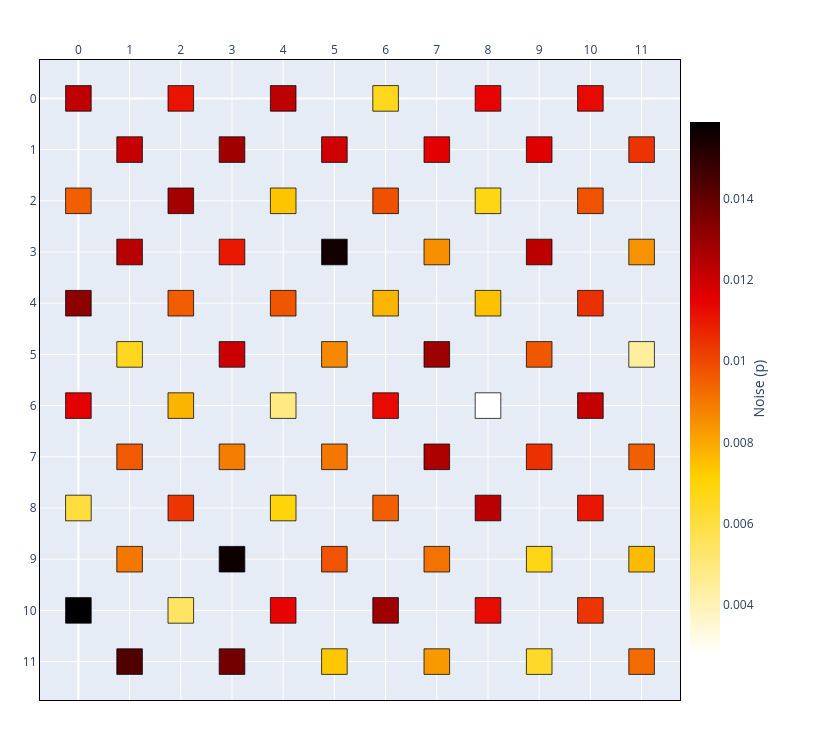

The code cell stored with this chart in its notebook:
### Markdown cell above
## 3. Noise models

Real superconducting processors are heterogeneous: physical error rates vary
substantially across the lattice and are frequently correlated in space. Modeling this
heterogeneity faithfully is precisely why qSNOW represents noise as a per-qubit field
rather than a single global parameter.

Every qubit carries a `NoiseProfile` exposing a physical error rate `p` (a bounded float
on `[0, 0.75]`). `Chip` provides a family of *samplers* that populate `p` across the
lattice, each recording its parameters in the chip's metadata for provenance:

- **`generate_uniform_noise(p)`** — a homogeneous field; every qubit shares a single `p`.
- **`generate_random_noise(range)`** — independent draws from a uniform distribution
  over `range`.
- **`generate_gaussian_noise(mean, deviation)`** — independent draws from a truncated
  Gaussian.
- **`generate_derived_contour_noise(mean, deviation, slope=...)`** — a *spatially
  correlated* gradient, in which each site's error rate is derived from a smoothed
  neighborhood average, producing the contoured, non-i.i.d. structure characteristic of
  real devices.

Each sampler also populates the chip's **couplers**, deriving each edge's rate from the
two qubits it joins (section 6); each accepts a `seed` for reproducibility. Below we visualize the
three non-trivial fields with `noise_heatmap_style`, moving from fully independent
(Gaussian, random) to spatially correlated (contour).

### Code cell
# (a) Truncated-Gaussian field: i.i.d. draws about a target mean.
chip = Chip(6, 6)
chip.generate_gaussian_noise(mean=0.010, deviation=0.003, seed=42)

print("noise model :", chip.summary()["noise_model"])
print("p at (2, 2) :", chip.loc((2, 2)).noise.p)
chip.show(style=noise_heatmap_style(chip))

### Figure 1 — Plotly figure (JSON) as saved in the notebook; plotly's stock layout.template omitted (floating-point values rounded to 4 significant figures)
{"data": [{"hoverinfo": "text", "hovertext": ["(0, 0)<br>status=INACTIVE<br>noise=0.0123", "(0, 2)<br>status=INACTIVE<br>noise=0.0095", "(0, 4)<br>status=INACTIVE<br>noise=0.0132", "(0, 6)<br>status=INACTIVE<br>noise=0.0115", "(0, 8)<br>status=INACTIVE<br>noise=0.0061", "(0, 10)<br>status=INACTIVE<br>noise=0.0159", "(1, 1)<br>status=INACTIVE<br>noise=0.0121", "(1, 3)<br>status=INACTIVE<br>noise=0.0124", "(1, 5)<br>status=INACTIVE<br>noise=0.0066", "(1, 7)<br>status=INACTIVE<br>noise=0.0096", "(1, 9)<br>status=INACTIVE<br>noise=0.0090", "(1, 11)<br>status=INACTIVE<br>noise=0.0144", "(2, 0)<br>status=INACTIVE<br>noise=0.0111", "(2, 2)<br>status=INACTIVE<br>noise=0.0128", "(2, 4)<br>status=INACTIVE<br>noise=0.0096", "(2, 6)<br>status=INACTIVE<br>noise=0.0078", "(2, 8)<br>status=INACTIVE<br>noise=0.0104", "(2, 10)<br>status=INACTIVE<br>noise=0.0054", "(3, 1)<br>status=INACTIVE<br>noise=0.0128", "(3, 3)<br>status=INACTIVE<br>noise=0.0110", "(3, 5)<br>status=INACTIVE<br>noise=0.0121", "(3, 7)<br>status=INACTIVE<br>noise=0.0089", "(3, 9)<br>status=INACTIVE<br>noise=0.0157", "(3, 11)<br>status=INACTIVE<br>noise=0.0137", "(4, 0)<br>status=INACTIVE<br>noise=0.0123", "(4, 2)<br>status=INACTIVE<br>noise=0.0074", "(4, 4)<br>status=INACTIVE<br>noise=0.0097", "(4, 6)<br>status=INACTIVE<br>noise=0.0049", "(4, 8)<br>status=INACTIVE<br>noise=0.0069", "(4, 10)<br>status=INACTIVE<br>noise=0.0114", "(5, 1)<br>status=INACTIVE<br>noise=0.0120", "(5, 3)<br>status=INACTIVE<br>noise=0.0155", "(5, 5)<br>status=INACTIVE<br>noise=0.0086", "(5, 7)<br>status=INACTIVE<br>noise=0.0090", "(5, 9)<br>status=INACTIVE<br>noise=0.0098", "(5, 11)<br>status=INACTIVE<br>noise=0.0074", "(6, 0)<br>status=INACTIVE<br>noise=0.0066", "(6, 2)<br>status=INACTIVE<br>noise=0.0098", "(6, 4)<br>status=INACTIVE<br>noise=0.0078", "(6, 6)<br>status=INACTIVE<br>noise=0.0113", "(6, 8)<br>status=INACTIVE<br>noise=0.0095", "(6, 10)<br>status=INACTIVE<br>noise=0.0129", "(7, 1)<br>status=INACTIVE<br>noise=0.0116", "(7, 3)<br>status=INACTIVE<br>noise=0.0085", "(7, 5)<br>status=INACTIVE<br>noise=0.0129", "(7, 7)<br>status=INACTIVE<br>noise=0.0126", "(7, 9)<br>status=INACTIVE<br>noise=0.0091", "(7, 11)<br>status=INACTIVE<br>noise=0.0083", "(8, 0)<br>status=INACTIVE<br>noise=0.0114", "(8, 2)<br>status=INACTIVE<br>noise=0.0068", "(8, 4)<br>status=INACTIVE<br>noise=0.0075", "(8, 6)<br>status=INACTIVE<br>noise=0.0027", "(8, 8)<br>status=INACTIVE<br>noise=0.0124", "(8, 10)<br>status=INACTIVE<br>noise=0.0113", "(9, 1)<br>status=INACTIVE<br>noise=0.0116", "(9, 3)<br>status=INACTIVE<br>noise=0.0123", "(9, 5)<br>status=INACTIVE<br>noise=0.0097", "(9, 7)<br>status=INACTIVE<br>noise=0.0105", "(9, 9)<br>status=INACTIVE<br>noise=0.0068", "(9, 11)<br>status=INACTIVE<br>noise=0.0064", "(10, 0)<br>status=INACTIVE<br>noise=0.0113", "(10, 2)<br>status=INACTIVE<br>noise=0.0098", "(10, 4)<br>status=INACTIVE<br>noise=0.0105", "(10, 6)<br>status=INACTIVE<br>noise=0.0122", "(10, 8)<br>status=INACTIVE<br>noise=0.0110", "(10, 10)<br>status=INACTIVE<br>noise=0.0104", "(11, 1)<br>status=INACTIVE<br>noise=0.0104", "(11, 3)<br>status=INACTIVE<br>noise=0.0085", "(11, 5)<br>status=INACTIVE<br>noise=0.0044", "(11, 7)<br>status=INACTIVE<br>noise=0.0095", "(11, 9)<br>status=INACTIVE<br>noise=0.0076", "(11, 11)<br>status=INACTIVE<br>noise=0.0093"], "marker": {"cmax": 0.01591, "cmin": 0.00274, "color": [0.01226, 0.00954, 0.01322, 0.01155, 0.00606, 0.01591, 0.01213, 0.01238, 0.0066, 0.00963, 0.00901, 0.01436, 0.01111, 0.01278, 0.00957, 0.00776, 0.01041, 0.00544, 0.01284, 0.01101, 0.0121, 0.00888, 0.01567, 0.01373, 0.0123, 0.00742, 0.00975, 0.00489, 0.00695, 0.01143, 0.01198, 0.01554, 0.00865, 0.00901, 0.00977, 0.00736, 0.00663, 0.00982, 0.00776, 0.01132, 0.00953, 0.0129, 0.01158, 0.00854, 0.01289, 0.01258, 0.00914, 0.00833, 0.01143, 0.00676, 0.00748, 0.00274, 0.01239, 0.01128, 0.01162, 0.01232, 0.00969, 0.01052, 0.00676, 0.0064, 0.01131, 0.00978, 0.01049, 0.01217, 0.01103, 0.01041, 0.01045, 0.00846, 0.00441, 0.00952, 0.00763, 0.00931], "colorbar": {"len": 0.8649, "title": {"side": "right", "text": "Noise (p)"}, "x": 0.8649, "xanchor": "left", "y": 0.4865, "yanchor": "middle"}, "colorscale": [[0, "rgb(255,255,255)"], [0.3333, "rgb(255,210,0)"], [0.6667, "rgb(230,0,0)"], [1, "rgb(0,0,0)"]], "opacity": 0, "showscale": true, "size": 20}, "mode": "markers", "name": "qubits", "type": "scattergl", "x": [0, 0, 0, 0, 0, 0, 1, 1, 1, 1, 1, 1, 2, 2, 2, 2, 2, 2, 3, 3, 3, 3, 3, 3, 4, 4, 4, 4, 4, 4, 5, 5, 5, 5, 5, 5, 6, 6, 6, 6, 6, 6, 7, 7, 7, 7, 7, 7, 8, 8, 8, 8, 8, 8, 9, 9, 9, 9, 9, 9, 10, 10, 10, 10, 10, 10, 11, 11, 11, 11, 11, 11], "y": [0, 2, 4, 6, 8, 10, 1, 3, 5, 7, 9, 11, 0, 2, 4, 6, 8, 10, 1, 3, 5, 7, 9, 11, 0, 2, 4, 6, 8, 10, 1, 3, 5, 7, 9, 11, 0, 2, 4, 6, 8, 10, 1, 3, 5, 7, 9, 11, 0, 2, 4, 6, 8, 10, 1, 3, 5, 7, 9, 11, 0, 2, 4, 6, 8, 10, 1, 3, 5, 7, 9, 11]}], "layout": {"height": 740, "margin": {"b": 40, "l": 40, "r": 40, "t": 60}, "shapes": [{"fillcolor": "rgb(191, 0, 0)", "layer": "above", "line": {"color": "black", "width": 0.75}, "opacity": 1, "type": "rect", "x0": -0.25, "x1": 0.25, "y0": -0.25, "y1": 0.25}, {"fillcolor": "rgb(241, 95, 0)", "layer": "above", "line": {"color": "black", "width": 0.75}, "opacity": 1, "type": "rect", "x0": -0.25, "x1": 0.25, "y0": 1.75, "y1": 2.25}, {"fillcolor": "rgb(141, 0, 0)", "layer": "above", "line": {"color": "black", "width": 0.75}, "opacity": 1, "type": "rect", "x0": -0.25, "x1": 0.25, "y0": 3.75, "y1": 4.25}, {"fillcolor": "rgb(228, 0, 0)", "layer": "above", "line": {"color": "black", "width": 0.75}, "opacity": 1, "type": "rect", "x0": -0.25, "x1": 0.25, "y0": 5.75, "y1": 6.25}, {"fillcolor": "rgb(255, 221, 62)", "layer": "above", "line": {"color": "black", "width": 0.75}, "opacity": 1, "type": "rect", "x0": -0.25, "x1": 0.25, "y0": 7.75, "y1": 8.25}, {"fillcolor": "rgb(0, 0, 0)", "layer": "above", "line": {"color": "black", "width": 0.75}, "opacity": 1, "type": "rect", "x0": -0.25, "x1": 0.25, "y0": 9.75, "y1": 10.25}, {"fillcolor": "rgb(198, 0, 0)", "layer": "above", "line": {"color": "black", "width": 0.75}, "opacity": 1, "type": "rect", "x0": 0.75, "x1": 1.25, "y0": 0.75, "y1": 1.25}, {"fillcolor": "rgb(185, 0, 0)", "layer": "above", "line": {"color": "black", "width": 0.75}, "opacity": 1, "type": "rect", "x0": 0.75, "x1": 1.25, "y0": 2.75, "y1": 3.25}, {"fillcolor": "rgb(255, 215, 31)", "layer": "above", "line": {"color": "black", "width": 0.75}, "opacity": 1, "type": "rect", "x0": 0.75, "x1": 1.25, "y0": 4.75, "y1": 5.25}, {"fillcolor": "rgb(241, 90, 0)", "layer": "above", "line": {"color": "black", "width": 0.75}, "opacity": 1, "type": "rect", "x0": 0.75, "x1": 1.25, "y0": 6.75, "y1": 7.25}, {"fillcolor": "rgb(244, 120, 0)", "layer": "above", "line": {"color": "black", "width": 0.75}, "opacity": 1, "type": "rect", "x0": 0.75, "x1": 1.25, "y0": 8.75, "y1": 9.25}, {"fillcolor": "rgb(81, 0, 0)", "layer": "above", "line": {"color": "black", "width": 0.75}, "opacity": 1, "type": "rect", "x0": 0.75, "x1": 1.25, "y0": 10.75, "y1": 11.25}, {"fillcolor": "rgb(232, 20, 0)", "layer": "above", "line": {"color": "black", "width": 0.75}, "opacity": 1, "type": "rect", "x0": 1.75, "x1": 2.25, "y0": -0.25, "y1": 0.25}, {"fillcolor": "rgb(164, 0, 0)", "layer": "above", "line": {"color": "black", "width": 0.75}, "opacity": 1, "type": "rect", "x0": 1.75, "x1": 2.25, "y0": 1.75, "y1": 2.25}, {"fillcolor": "rgb(241, 93, 0)", "layer": "above", "line": {"color": "black", "width": 0.75}, "opacity": 1, "type": "rect", "x0": 1.75, "x1": 2.25, "y0": 3.75, "y1": 4.25}, {"fillcolor": "rgb(251, 180, 0)", "layer": "above", "line": {"color": "black", "width": 0.75}, "opacity": 1, "type": "rect", "x0": 1.75, "x1": 2.25, "y0": 5.75, "y1": 6.25}, {"fillcolor": "rgb(236, 53, 0)", "layer": "above", "line": {"color": "black", "width": 0.75}, "opacity": 1, "type": "rect", "x0": 1.75, "x1": 2.25, "y0": 7.75, "y1": 8.25}, {"fillcolor": "rgb(255, 227, 98)", "layer": "above", "line": {"color": "black", "width": 0.75}, "opacity": 1, "type": "rect", "x0": 1.75, "x1": 2.25, "y0": 9.75, "y1": 10.25}, {"fillcolor": "rgb(161, 0, 0)", "layer": "above", "line": {"color": "black", "width": 0.75}, "opacity": 1, "type": "rect", "x0": 2.75, "x1": 3.25, "y0": 0.75, "y1": 1.25}, {"fillcolor": "rgb(233, 24, 0)", "layer": "above", "line": {"color": "black", "width": 0.75}, "opacity": 1, "type": "rect", "x0": 2.75, "x1": 3.25, "y0": 2.75, "y1": 3.25}, {"fillcolor": "rgb(200, 0, 0)", "layer": "above", "line": {"color": "black", "width": 0.75}, "opacity": 1, "type": "rect", "x0": 2.75, "x1": 3.25, "y0": 4.75, "y1": 5.25}, {"fillcolor": "rgb(245, 126, 0)", "layer": "above", "line": {"color": "black", "width": 0.75}, "opacity": 1, "type": "rect", "x0": 2.75, "x1": 3.25, "y0": 6.75, "y1": 7.25}, {"fillcolor": "rgb(13, 0, 0)", "layer": "above", "line": {"color": "black", "width": 0.75}, "opacity": 1, "type": "rect", "x0": 2.75, "x1": 3.25, "y0": 8.75, "y1": 9.25}, {"fillcolor": "rgb(114, 0, 0)", "layer": "above", "line": {"color": "black", "width": 0.75}, "opacity": 1, "type": "rect", "x0": 2.75, "x1": 3.25, "y0": 10.75, "y1": 11.25}, {"fillcolor": "rgb(189, 0, 0)", "layer": "above", "line": {"color": "black", "width": 0.75}, "opacity": 1, "type": "rect", "x0": 3.75, "x1": 4.25, "y0": -0.25, "y1": 0.25}, {"fillcolor": "rgb(253, 196, 0)", "layer": "above", "line": {"color": "black", "width": 0.75}, "opacity": 1, "type": "rect", "x0": 3.75, "x1": 4.25, "y0": 1.75, "y1": 2.25}, {"fillcolor": "rgb(240, 85, 0)", "layer": "above", "line": {"color": "black", "width": 0.75}, "opacity": 1, "type": "rect", "x0": 3.75, "x1": 4.25, "y0": 3.75, "y1": 4.25}, {"fillcolor": "rgb(255, 233, 130)", "layer": "above", "line": {"color": "black", "width": 0.75}, "opacity": 1, "type": "rect", "x0": 3.75, "x1": 4.25, "y0": 5.75, "y1": 6.25}, {"fillcolor": "rgb(255, 212, 10)", "layer": "above", "line": {"color": "black", "width": 0.75}, "opacity": 1, "type": "rect", "x0": 3.75, "x1": 4.25, "y0": 7.75, "y1": 8.25}, {"fillcolor": "rgb(231, 4, 0)", "layer": "above", "line": {"color": "black", "width": 0.75}, "opacity": 1, "type": "rect", "x0": 3.75, "x1": 4.25, "y0": 9.75, "y1": 10.25}, {"fillcolor": "rgb(206, 0, 0)", "layer": "above", "line": {"color": "black", "width": 0.75}, "opacity": 1, "type": "rect", "x0": 4.75, "x1": 5.25, "y0": 0.75, "y1": 1.25}, {"fillcolor": "rgb(19, 0, 0)", "layer": "above", "line": {"color": "black", "width": 0.75}, "opacity": 1, "type": "rect", "x0": 4.75, "x1": 5.25, "y0": 2.75, "y1": 3.25}, {"fillcolor": "rgb(246, 137, 0)", "layer": "above", "line": {"color": "black", "width": 0.75}, "opacity": 1, "type": "rect", "x0": 4.75, "x1": 5.25, "y0": 4.75, "y1": 5.25}, {"fillcolor": "rgb(244, 120, 0)", "layer": "above", "line": {"color": "black", "width": 0.75}, "opacity": 1, "type": "rect", "x0": 4.75, "x1": 5.25, "y0": 6.75, "y1": 7.25}, {"fillcolor": "rgb(240, 84, 0)", "layer": "above", "line": {"color": "black", "width": 0.75}, "opacity": 1, "type": "rect", "x0": 4.75, "x1": 5.25, "y0": 8.75, "y1": 9.25}, {"fillcolor": "rgb(254, 199, 0)", "layer": "above", "line": {"color": "black", "width": 0.75}, "opacity": 1, "type": "rect", "x0": 4.75, "x1": 5.25, "y0": 10.75, "y1": 11.25}, {"fillcolor": "rgb(255, 215, 29)", "layer": "above", "line": {"color": "black", "width": 0.75}, "opacity": 1, "type": "rect", "x0": 5.75, "x1": 6.25, "y0": -0.25, "y1": 0.25}, {"fillcolor": "rgb(240, 81, 0)", "layer": "above", "line": {"color": "black", "width": 0.75}, "opacity": 1, "type": "rect", "x0": 5.75, "x1": 6.25, "y0": 1.75, "y1": 2.25}, {"fillcolor": "rgb(251, 180, 0)", "layer": "above", "line": {"color": "black", "width": 0.75}, "opacity": 1, "type": "rect", "x0": 5.75, "x1": 6.25, "y0": 3.75, "y1": 4.25}, {"fillcolor": "rgb(231, 10, 0)", "layer": "above", "line": {"color": "black", "width": 0.75}, "opacity": 1, "type": "rect", "x0": 5.75, "x1": 6.25, "y0": 5.75, "y1": 6.25}, {"fillcolor": "rgb(241, 95, 0)", "layer": "above", "line": {"color": "black", "width": 0.75}, "opacity": 1, "type": "rect", "x0": 5.75, "x1": 6.25, "y0": 7.75, "y1": 8.25}, {"fillcolor": "rgb(158, 0, 0)", "layer": "above", "line": {"color": "black", "width": 0.75}, "opacity": 1, "type": "rect", "x0": 5.75, "x1": 6.25, "y0": 9.75, "y1": 10.25}, {"fillcolor": "rgb(227, 0, 0)", "layer": "above", "line": {"color": "black", "width": 0.75}, "opacity": 1, "type": "rect", "x0": 6.75, "x1": 7.25, "y0": 0.75, "y1": 1.25}, {"fillcolor": "rgb(247, 143, 0)", "layer": "above", "line": {"color": "black", "width": 0.75}, "opacity": 1, "type": "rect", "x0": 6.75, "x1": 7.25, "y0": 2.75, "y1": 3.25}, {"fillcolor": "rgb(158, 0, 0)", "layer": "above", "line": {"color": "black", "width": 0.75}, "opacity": 1, "type": "rect", "x0": 6.75, "x1": 7.25, "y0": 4.75, "y1": 5.25}, {"fillcolor": "rgb(174, 0, 0)", "layer": "above", "line": {"color": "black", "width": 0.75}, "opacity": 1, "type": "rect", "x0": 6.75, "x1": 7.25, "y0": 6.75, "y1": 7.25}, {"fillcolor": "rgb(244, 114, 0)", "layer": "above", "line": {"color": "black", "width": 0.75}, "opacity": 1, "type": "rect", "x0": 6.75, "x1": 7.25, "y0": 8.75, "y1": 9.25}, {"fillcolor": "rgb(248, 153, 0)", "layer": "above", "line": {"color": "black", "width": 0.75}, "opacity": 1, "type": "rect", "x0": 6.75, "x1": 7.25, "y0": 10.75, "y1": 11.25}, {"fillcolor": "rgb(231, 4, 0)", "layer": "above", "line": {"color": "black", "width": 0.75}, "opacity": 1, "type": "rect", "x0": 7.75, "x1": 8.25, "y0": -0.25, "y1": 0.25}, {"fillcolor": "rgb(255, 214, 21)", "layer": "above", "line": {"color": "black", "width": 0.75}, "opacity": 1, "type": "rect", "x0": 7.75, "x1": 8.25, "y0": 1.75, "y1": 2.25}, {"fillcolor": "rgb(253, 193, 0)", "layer": "above", "line": {"color": "black", "width": 0.75}, "opacity": 1, "type": "rect", "x0": 7.75, "x1": 8.25, "y0": 3.75, "y1": 4.25}, {"fillcolor": "rgb(255, 255, 255)", "layer": "above", "line": {"color": "black", "width": 0.75}, "opacity": 1, "type": "rect", "x0": 7.75, "x1": 8.25, "y0": 5.75, "y1": 6.25}, {"fillcolor": "rgb(184, 0, 0)", "layer": "above", "line": {"color": "black", "width": 0.75}, "opacity": 1, "type": "rect", "x0": 7.75, "x1": 8.25, "y0": 7.75, "y1": 8.25}, {"fillcolor": "rgb(231, 11, 0)", "layer": "above", "line": {"color": "black", "width": 0.75}, "opacity": 1, "type": "rect", "x0": 7.75, "x1": 8.25, "y0": 9.75, "y1": 10.25}, {"fillcolor": "rgb(225, 0, 0)", "layer": "above", "line": {"color": "black", "width": 0.75}, "opacity": 1, "type": "rect", "x0": 8.75, "x1": 9.25, "y0": 0.75, "y1": 1.25}, {"fillcolor": "rgb(188, 0, 0)", "layer": "above", "line": {"color": "black", "width": 0.75}, "opacity": 1, "type": "rect", "x0": 8.75, "x1": 9.25, "y0": 2.75, "y1": 3.25}, {"fillcolor": "rgb(240, 88, 0)", "layer": "above", "line": {"color": "black", "width": 0.75}, "opacity": 1, "type": "rect", "x0": 8.75, "x1": 9.25, "y0": 4.75, "y1": 5.25}, {"fillcolor": "rgb(236, 48, 0)", "layer": "above", "line": {"color": "black", "width": 0.75}, "opacity": 1, "type": "rect", "x0": 8.75, "x1": 9.25, "y0": 6.75, "y1": 7.25}, {"fillcolor": "rgb(255, 214, 21)", "layer": "above", "line": {"color": "black", "width": 0.75}, "opacity": 1, "type": "rect", "x0": 8.75, "x1": 9.25, "y0": 8.75, "y1": 9.25}, {"fillcolor": "rgb(255, 217, 42)", "layer": "above", "line": {"color": "black", "width": 0.75}, "opacity": 1, "type": "rect", "x0": 8.75, "x1": 9.25, "y0": 10.75, "y1": 11.25}, {"fillcolor": "rgb(231, 10, 0)", "layer": "above", "line": {"color": "black", "width": 0.75}, "opacity": 1, "type": "rect", "x0": 9.75, "x1": 10.25, "y0": -0.25, "y1": 0.25}, {"fillcolor": "rgb(240, 83, 0)", "layer": "above", "line": {"color": "black", "width": 0.75}, "opacity": 1, "type": "rect", "x0": 9.75, "x1": 10.25, "y0": 1.75, "y1": 2.25}, {"fillcolor": "rgb(236, 49, 0)", "layer": "above", "line": {"color": "black", "width": 0.75}, "opacity": 1, "type": "rect", "x0": 9.75, "x1": 10.25, "y0": 3.75, "y1": 4.25}, {"fillcolor": "rgb(196, 0, 0)", "layer": "above", "line": {"color": "black", "width": 0.75}, "opacity": 1, "type": "rect", "x0": 9.75, "x1": 10.25, "y0": 5.75, "y1": 6.25}, {"fillcolor": "rgb(233, 23, 0)", "layer": "above", "line": {"color": "black", "width": 0.75}, "opacity": 1, "type": "rect", "x0": 9.75, "x1": 10.25, "y0": 7.75, "y1": 8.25}, {"fillcolor": "rgb(236, 53, 0)", "layer": "above", "line": {"color": "black", "width": 0.75}, "opacity": 1, "type": "rect", "x0": 9.75, "x1": 10.25, "y0": 9.75, "y1": 10.25}, {"fillcolor": "rgb(236, 51, 0)", "layer": "above", "line": {"color": "black", "width": 0.75}, "opacity": 1, "type": "rect", "x0": 10.75, "x1": 11.25, "y0": 0.75, "y1": 1.25}, {"fillcolor": "rgb(247, 146, 0)", "layer": "above", "line": {"color": "black", "width": 0.75}, "opacity": 1, "type": "rect", "x0": 10.75, "x1": 11.25, "y0": 2.75, "y1": 3.25}, {"fillcolor": "rgb(255, 238, 158)", "layer": "above", "line": {"color": "black", "width": 0.75}, "opacity": 1, "type": "rect", "x0": 10.75, "x1": 11.25, "y0": 4.75, "y1": 5.25}, {"fillcolor": "rgb(241, 96, 0)", "layer": "above", "line": {"color": "black", "width": 0.75}, "opacity": 1, "type": "rect", "x0": 10.75, "x1": 11.25, "y0": 6.75, "y1": 7.25}, {"fillcolor": "rgb(252, 186, 0)", "layer": "above", "line": {"color": "black", "width": 0.75}, "opacity": 1, "type": "rect", "x0": 10.75, "x1": 11.25, "y0": 8.75, "y1": 9.25}, {"fillcolor": "rgb(243, 106, 0)", "layer": "above", "line": {"color": "black", "width": 0.75}, "opacity": 1, "type": "rect", "x0": 10.75, "x1": 11.25, "y0": 10.75, "y1": 11.25}], "showlegend": false, "width": 820, "xaxis": {"domain": [0, 0.8649], "dtick": 1, "linecolor": "black", "linewidth": 1, "mirror": true, "range": [-0.75, 11.75], "showgrid": true, "showline": true, "side": "top", "zeroline": true}, "yaxis": {"dtick": 1, "linecolor": "black", "linewidth": 1, "mirror": true, "range": [11.75, -0.75], "scaleanchor": "x", "scaleratio": 1, "showgrid": true, "showline": true, "zeroline": true}}}
